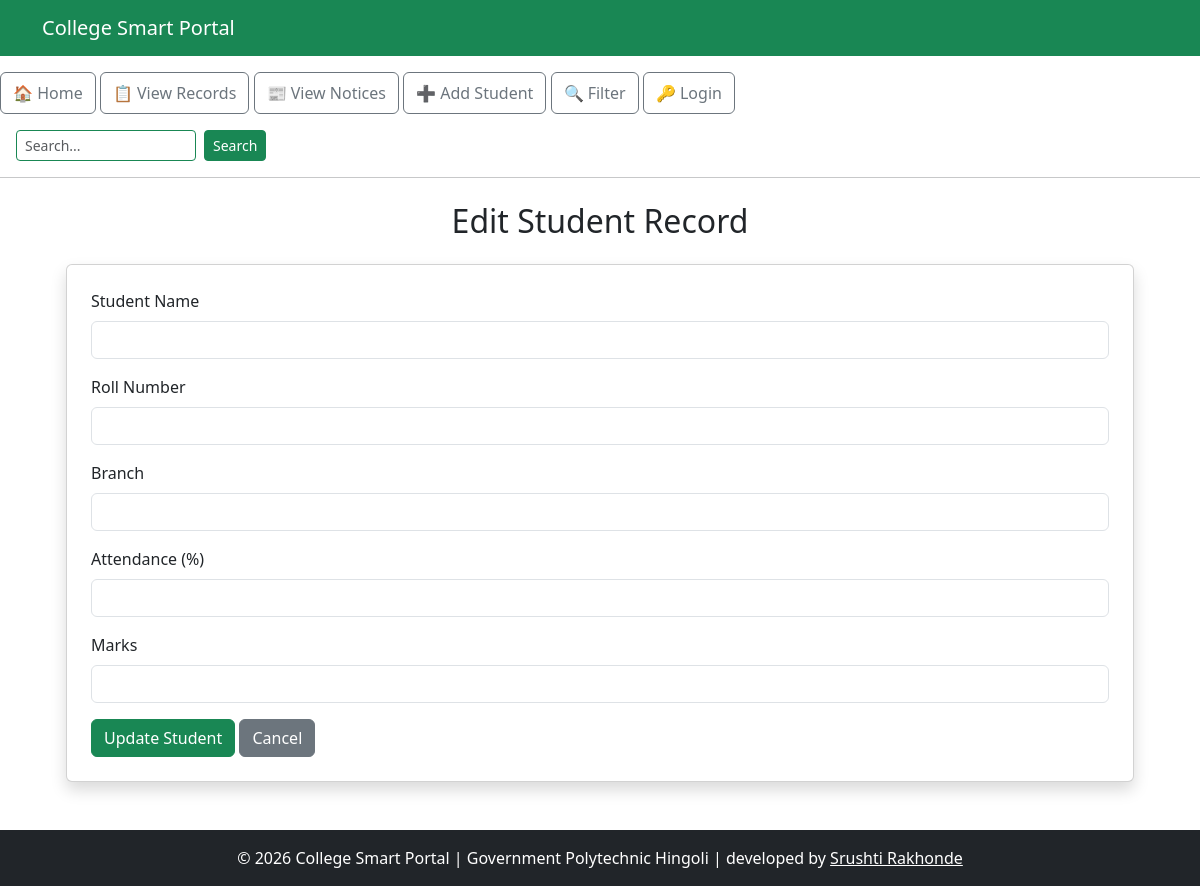
/edit/18 (signed in), run on an earlier commit of the app's database.
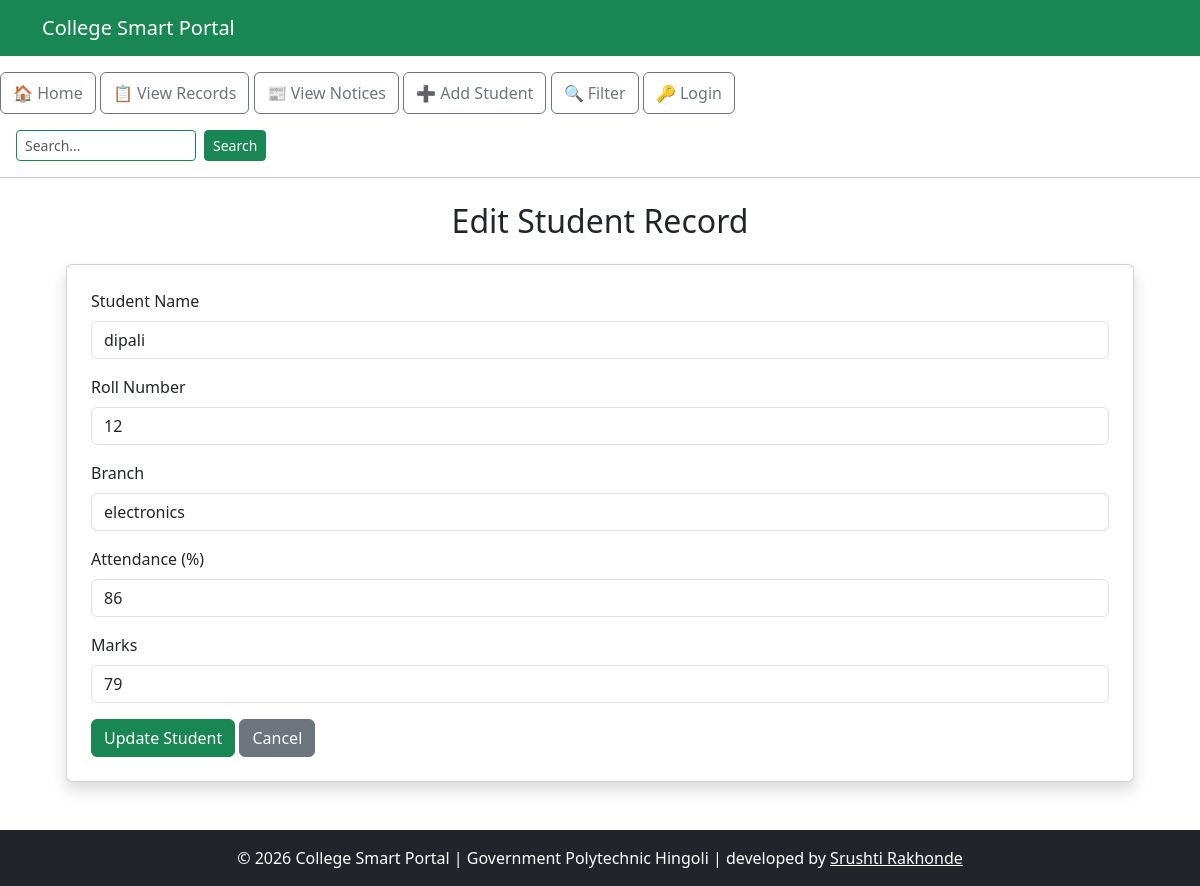
And on a later commit of the database.
### tables this page shows
CREATE TABLE students (
                    id INTEGER PRIMARY KEY AUTOINCREMENT,
                    name TEXT NOT NULL,
                    roll_no INTEGER NOT NULL,
                    marks INTEGER NOT NULL,
                    branch TEXT NOT NULL,
                    attendance INTEGER DEFAULT 0
                 , photo TEXT DEFAULT 'default.png');

### project_flask.py (the view, shortened to what this page needs)
@app.route('/edit/<int:id>', methods=['GET', 'POST'])
def edit_student(id):
    if 'user_id' not in session:
        flash("Admins only! You do not have permission to edit a student.", "warning")
        return redirect(url_for("login"))
    conn = sqlite3.connect('college.db')
    cursor = conn.cursor()
    cursor.execute("SELECT * FROM students WHERE id = ?", (id,))
    student = cursor.fetchone()
    conn.close()
    return render_template('edit_student.html', student=student)

### templates/edit_student.html
{% extends "base.html" %}
{% block content %}
<div class="container mt-4">
    <h2 class="text-center mb-4">Edit Student Record</h2>
    <div class="card p-4 shadow">
        <form method="POST">
            <div class="mb-3">
                <label class="form-label">Student Name</label>
                <input type="text"
                       name="name"
                       class="form-control"
                       value="{{ student[1] }}"
                       required>
            </div>
            <div class="mb-3">
                <label class="form-label">Roll Number</label>
                <input type="number"
                       name="roll_no"
                       class="form-control"
                       value="{{ student[2] }}"
                       required>
            </div>
            <div class="mb-3">
                <label class="form-label">Branch</label>
                <input type="text"
                       name="branch"
                       class="form-control"
                       value="{{ student[4] }}"
                       required>
            </div>
            <div class="mb-3">
                <label class="form-label">Attendance (%)</label>
                <input type="number"
                       name="attendance"
                       class="form-control"
                       value="{{ student[5] }}"
                       required>
            </div>
            <div class="mb-3">
                <label class="form-label">Marks</label>
                <input type="number"
                       name="marks"
                       class="form-control"
                       value="{{ student[3] }}"
                       required>
            </div>
            <button type="submit" class="btn btn-success">
                Update Student
            </button>
            <a href="{{ url_for('records') }}" class="btn btn-secondary">
                Cancel
            </a>
        </form>
    </div>
</div>
{% endblock %}

What changed in the data, as far as the page shows it:
added students: name "dipali", roll_no "12", branch "electronics", attendance "86", marks "79"
